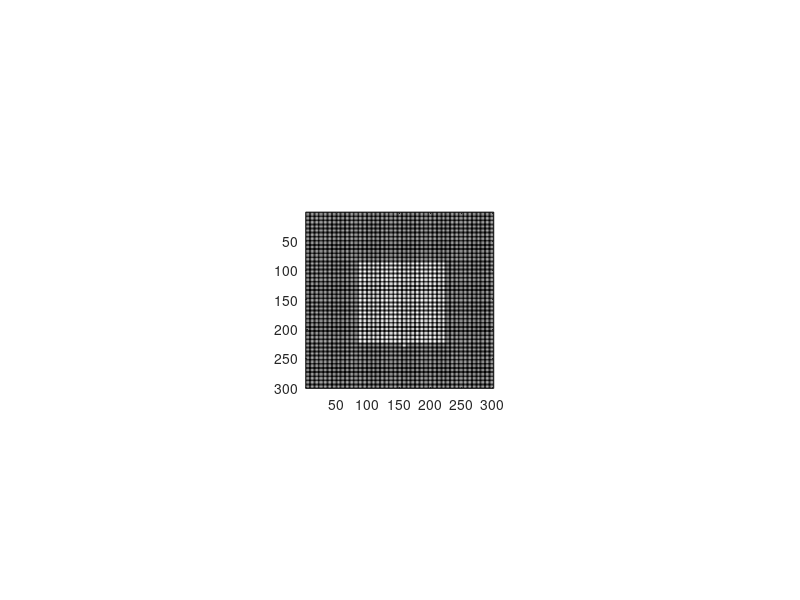

Here is the MATLAB script that generated this plot:
function experiment6(CPD,bulge_deg,prompt)
if ~exist('CPD','var')
    CPD=[];
end
if isempty(CPD)
    CPD=2.14;
end
if ~exist('bulge_deg','var')
    bulge_deg=[];
end
if isempty(bulge_deg)
    bulge_deg=0.5;
end
if ~exist('prompt','var')
    prompt=false;
end
trialLim=5; % max trial length (seconds)
rim_col= 1/1.5; % 0.6667 background is 50% Webber contrast for 1 figure

step1=0.25;% in dB
step2=0.1;
step=1/10.^(step1/10); % dB to ratio

detections=1;

square_col= 1;
msg=false;
if prompt
    msg= true;
end
jitter=[600 800];


%% make phosphene matrix
maxTrials=3000;
% screen size and angles
% get screen size
set(0,'units','pixels')
Pix_SS = get(0,'screensize');
set(0,'units','centimeters')
CM_SS = get(0,'screensize');



angleDim='w'; % 'h' or 'w' determine the 45deg angle by window hight / width
FOV=45;
heightDeg=10;%field of view in degrees
% compute the aray hight(=width) of phosphenes in pixels
if strcmp(angleDim,'h')
    distanceFromScreen=CM_SS(4)/2/tand(FOV/2);
    heightPix=round(Pix_SS(4)*heightDeg/FOV);
elseif strcmp(angleDim,'w')
    distanceFromScreen=CM_SS(3)/2/tand(FOV/2);
    heightPix=round(Pix_SS(3)*heightDeg/FOV);
else
    error('choose dimention for figure limits')
end



%figure('Units','pixels','Position',[100 100 n m])
% set(gca,'Position',[0 0 1 1])
%% Image's parameters (phosphene area)


%height=900;
%widthPix=heightPix;
square_size_deg=5;                     %internal square size in degrees
square_size=round(square_size_deg/heightDeg*heightPix); %intenal square size in pixels

%% Bulge's parameters
%bulge sizes in degrees
bulge_pix=round((bulge_deg./FOV)*heightPix);      %bulge sizes in pixels

%% Resolutions parameters
res=CPD;                                        %Desired resolutions in CPD (2.14 CPD is 42.88*42.88 phosphenes. we want CPD 1.25, 2.5 10)
num_phos_res=round(res.*2*heightDeg);                %number of phosphenes in the whole image per resolution
pix_res=round(heightPix./num_phos_res);           % width of a phosphene in pixels
sigma = pix_res^0.5;
h = fspecial('gaussian', pix_res, sigma);
h=h-min(min(h));
h=h./max(max(h));
Phosphene_Matrix=repmat(h,num_phos_res,num_phos_res);
%figure;
pixStartX=round(Pix_SS(3)/2-length(Phosphene_Matrix)/2);
pixStartY=round(Pix_SS(4)/2-length(Phosphene_Matrix)/2);


%% make shape
squareSizePhos=round(square_size/pix_res);
squareInd=false(num_phos_res);
phosStart=floor((num_phos_res-squareSizePhos+1)/2)+1;
phosEnd=phosStart+squareSizePhos-1;
squareInd(phosStart:phosEnd,phosStart:phosEnd)=true;
bulgePhos=ceil(bulge_pix/pix_res); % 2 phosphenes if at optimal position the bulge covers 2 phosphene centers
bulgeInd=false(num_phos_res);
bulgeStartY=floor(num_phos_res/2+0.5)-floor(bulgePhos/2)+1;
bulgeEndY=bulgeStartY+bulgePhos-1;
bulgeInd(phosEnd+1:phosEnd+bulgePhos,bulgeStartY:bulgeEndY)=true;

%imagesc(weights);

phosInd=zeros(size(Phosphene_Matrix));
ind=0;
for i=1:num_phos_res
    for j=1:num_phos_res
        ind=ind+1;
        for I=1:pix_res
            for J=1:pix_res
                phosInd((i-1)*pix_res+I,(j-1)*pix_res+J)=ind;
            end
        end
    end
end

%% make cross
crossSize=10;
cross=zeros(size(Phosphene_Matrix));
cross(floor(length(Phosphene_Matrix)/2)-crossSize:ceil(length(Phosphene_Matrix)/2)+crossSize,round(length(Phosphene_Matrix)/2))=1;
cross(round(length(Phosphene_Matrix)/2),floor(length(Phosphene_Matrix)/2)-crossSize:ceil(length(Phosphene_Matrix)/2)+crossSize)=1;



%% display desired distance and run experiment
cfg=[];
cfg.jitter=jitter;
cfg.pos=[pixStartX pixStartY length(Phosphene_Matrix) length(Phosphene_Matrix)];
cfg.weights=squareInd+bulgeInd;
cfg.Phosphene_Matrix=Phosphene_Matrix;
cfg.phosInd=phosInd;
cfg.cross=cross;
cfg.step=step;
if msg
    uiwait(msgbox(['Please sit ',num2str(round(distanceFromScreen)),'cm From screen']));
else
    uiwait(msgbox(['press enter for next round']));
end

fh=figure('Units','pixels','Position',Pix_SS,'toolbar','none','MenuBar','none');
%fh=figure; % debug mode...
colormap gray
imagesc(cfg.cross,[0 1]);
set(gca,'Units','pixels','Position',cfg.pos)
set(gcf,'Color',[0 0 0]);
set(0,'PointerLocation',[-1 -1])
drawnow
pause
set(fh,'WindowKeyPressFcn',@Key_Press);

trialBeg=0;
trialTime=0;
stop=false;
triali=1;
direction=randi([1 4],1);
output=[];
%errors=0;
detect=0;
prev=0; % checks if last trial was correct to detect 3 changes from error to detection
Prev=0; % checks sequences of three good trials to make harder level
%threshold=1;
%time0=0;
%time1=0;
trial(cfg);%    jitter,cross,img,
%    Log(triali)=output;
%     triali=triali+1;
%     rim_col=rim_col-0.1;
% Log=output;
% %close
% save Log Log
% disp('end')


%% functions
    function Key_Press(~,keyData)
        %log(end+1,1:2)=[toc,list(i)];
        %output(
        %time1=toc;
        output(triali,1:4)=[toc 0 direction square_col-rim_col];
        switch keyData.Key
            case 'uparrow'
                output(triali,2)=1;
            case 'downarrow'
                output(triali,2)=3;
            case 'leftarrow'
                output(triali,2)=2;
            case 'rightarrow'
                output(triali,2)=4;
            case 'q'
                output(triali,2)=5;
                stop=true;
                close all
                save output output
                return
                %i=length(list);
            case 'space'
                output(triali,2)=6;
        end
        %output
        save output output
        if output(triali,2)==direction && prev==0
            detect=detect+1;
            if detect==detections+1
                if detections==1 % first error
                    detections=3;
                    prev=2; % needs only one good trial next time (1 up 1 down only this time)
                    Prev=0; 
                    detect=1; % start counting 3 errors from now
                    step=1/10.^(step2/10);
                else
                    %threshold=square_col-rim_col;
                    close all
                    save output output
                    stop=true;
                    return
                end
            end
            
        end
        
        if triali<maxTrials
            if output(triali,2)==direction
                prev=1;
                Prev=Prev+1; % counts three for '3 up 1 down' staircase
                if Prev==3
                    rim_col=rim_col/step;
                    Prev=0;
                end
            else
                rim_col=rim_col*step;
                prev=0;
                Prev=0;
            end
            if rim_col>square_col
                rim_col=square_col;
            elseif rim_col<0
                rim_col=0;
            end
            direction=randi([1 4],1);
            
            triali=triali+1;
            %timeOK=true; % to allow while loop to check trial time
            trial(cfg);
        else
            disp('end')
            stop=true;
            close all
            return
        end
    end
%         close
%         log(end,4)=stimType(list(i),4);
%         log(end,5)=stimType(list(i),3);
%         save ('log','log','actions','stimType')
%         i=i+1;
%         if i<(length(list)+1)
%             imagesc(cross);
%             pause(dur(i));
%             imagesc(imgs(:,:,list(i)));
%             colormap('gray');
%             tic
%         else
%             close
%         end


    function trial(cfg)
        
        %output(triali,1:3)=[0 0 direction];
        dur=randi(cfg.jitter,1)./1000;
        %disp(num2str(dur))
        imagesc(cfg.cross,[0 1]);
        drawnow
        ticCross1=tic;
        crossEnd=0;
        while crossEnd<dur;
            ticCross2=tic;
            crossEnd=double((ticCross2-ticCross1))/1000000;
        end   
        
        
        %         tic;
        %         while toc<dur
        %         end
        %pause(dur)
        %close;
        % make phosphenized img
        weights=cfg.weights;
        weights(weights>0)=square_col;
        weights(weights==0)=rim_col;
        img=zeros(size(cfg.Phosphene_Matrix));
        img(:)=weights(cfg.phosInd(:));
        img=img.*cfg.Phosphene_Matrix;
        % img faces right
        
        img(:,:,2)=flipud(img); % flip LR at random to counterbalance asymmetric imgs
        img=img(:,:,round(rand(1)+1));
        img=imrotate(img,90*direction);
        imagesc(img,[0 1]);
        drawnow
        tic;
        trialBeg=tic;
        trialTime=0;
        pause(trialLim)
%         
%         while timeOK; %trialTime<trialLim
            ticTemp=tic;
            trialTime=double((ticTemp-trialBeg))/1000000;
%             if trialTime>=trialLim
%                 timeOK=false;
%             end
%         end
%         disp('ok')
%         close
%         return
        if trialTime>=trialLim && stop==false
            output(triali,1:4)=[trialLim 0 direction square_col-rim_col];
            save output output
            rim_col=rim_col*step;
            prev=0;
            Prev=0;
            if rim_col>square_col
                rim_col=square_col;
            elseif rim_col<0
                rim_col=0;
            end
            direction=randi([1 4],1);
            
            triali=triali+1;
            trial(cfg);
        end
        %pause
    end
end
